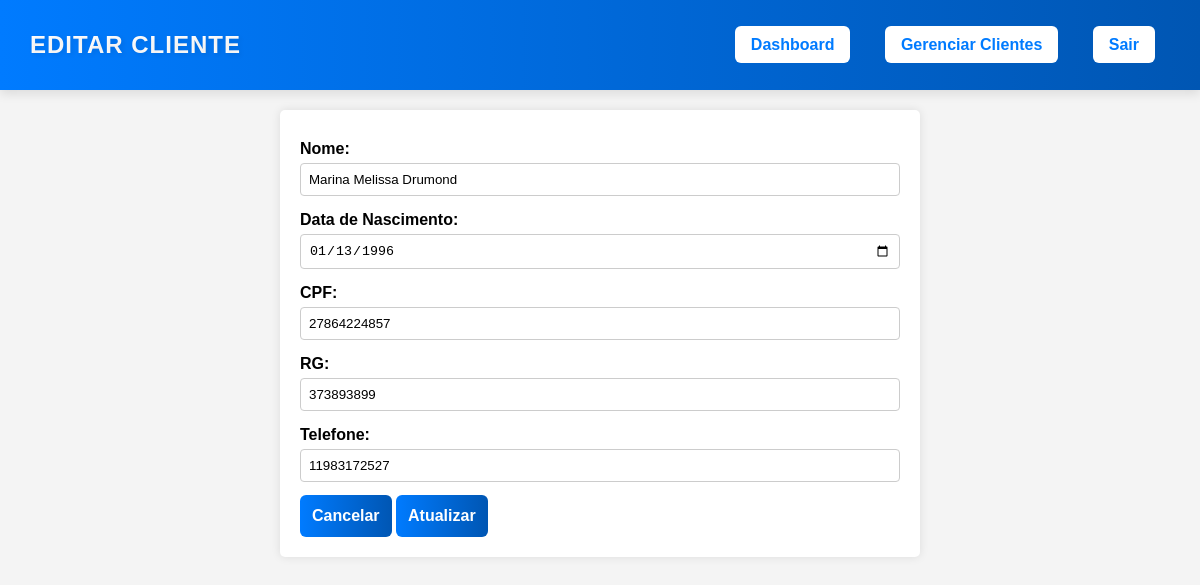
Page /editarClientes.php?id=16 (signed in) on the committed database.
### tables this page shows
CREATE TABLE `clientes` (
  `id` int NOT NULL AUTO_INCREMENT,
  `nome` varchar(100) NOT NULL,
  `data_nascimento` date NOT NULL,
  `cpf` varchar(14) NOT NULL,
  `rg` varchar(20) NOT NULL,
  `telefone` varchar(20) NOT NULL,
  PRIMARY KEY (`id`),
  UNIQUE KEY `cpf` (`cpf`),
  UNIQUE KEY `rg` (`rg`)
);

### app/services/clienteServices.php (called while the page is built, shortened)
<?php
function buscarClientePorId($pdo, $id) {
  $sql = "SELECT id, nome, data_nascimento, cpf, rg, telefone FROM clientes WHERE id = ?";
  $stmt = $pdo->prepare($sql);
  $stmt->execute([$id]);
  return $stmt->fetch(PDO::FETCH_ASSOC);
}
?>

### public/editarClientes.php (the view, shortened to what this page needs)
<?php
require_once __DIR__ . '/../app/config/config.php';
require_once __DIR__ . '/../app/services/clienteServices.php';
$pdo = conectarBanco();
$cliente_id = $_GET['id'];
$cliente = buscarClientePorId($pdo, $cliente_id);
?>
<!DOCTYPE html>
<html lang="pt-BR">
<head>
    <link rel="stylesheet" href="assets/css/editarClientes.css">
</head>
<body>
    <header class="header-clientes">
        <h1>Editar Cliente</h1>
        <nav>
            <a href="dashboard.php" class="btn-editar">Dashboard</a>
            <a href="clientes.php" class="btn-editar">Gerenciar Clientes</a>
            <a href="logout.php" class="btn-editar">Sair</a>
        </nav>
    </header>
    <div class="container">
        <form method="POST">
            <label>Nome:</label>
            <input type="text" name="nome" value="<?= htmlspecialchars($cliente['nome']) ?>" required>
            <label>Data de Nascimento:</label>
            <input type="date" name="data_nascimento" value="<?= htmlspecialchars($cliente['data_nascimento']) ?>" required>
            <label>CPF:</label>
            <input type="text" id="cpf" name="cpf" value="<?= htmlspecialchars($cliente['cpf']) ?>" required>
            <label>RG:</label>
            <input type="text" id="rg" name="rg" value="<?= htmlspecialchars($cliente['rg']) ?>" required>
            <label>Telefone:</label>
            <input type="text" id="telefone" name="telefone" value="<?= htmlspecialchars($cliente['telefone']) ?>" required>
            <div class="botoes">
                <a href="clientes.php" class="btn-cancelar">Cancelar</a>
                <button type="submit" class="btn-atualizar">Atualizar</button>
            </div>
        </form>
    </div>
</body>
</html>

### public/assets/css/editarClientes.css (style rules this page uses)
body { font-family: Arial, sans-serif; background-color: #f4f4f4; margin: 0; padding: 0; }
header { background: #007bff; color: white; padding: 15px; text-align: center; }
nav a { color: white; margin: 0 15px; text-decoration: none; font-weight: bold; }
.header-clientes { background: linear-gradient(90deg, #007bff 0%, #0056b3 100%); color: white; display: flex; justify-content: space-between; align-items: center; padding: 15px 30px; box-shadow: 0px 4px 10px rgba(0, 0, 0, 0.1); }
.header-clientes h1 { font-size: 1.5rem; font-weight: bold; text-transform: uppercase; letter-spacing: 1px; color: white; text-shadow: 2px 2px 5px rgba(0, 0, 0, 0.089); background: linear-gradient(90deg, #ffffff, #ffffff); -webkit-background-clip: text; -webkit-text-fill-color: transparent; animation: fadeIn 1s ease-in-out; }
.btn-editar { background: white; color: #007bff; padding: 10px 16px; font-size: 16px; font-weight: bold; text-decoration: none; border-radius: 6px; transition: all 0.3s ease-in-out; }
.container { width: 50%; margin: auto; background: white; padding: 20px; box-shadow: 0px 0px 10px rgba(0, 0, 0, 0.1); border-radius: 5px; margin-top: 20px; }
.btn-cancelar { display: inline-block; padding: 12px; border: none; background: linear-gradient(90deg, #007bff 0%, #0056b3 100%); color: white; font-size: 16px; font-weight: bold; border-radius: 6px; cursor: pointer; transition: all 0.3s ease-in-out; text-align: center; text-decoration: none; margin-top: 0.5rem; }
.btn-atualizar { display: inline-block; padding: 12px; border: none; background: linear-gradient(90deg, #007bff 0%, #0056b3 100%); color: white; font-size: 16px; font-weight: bold; border-radius: 6px; cursor: pointer; transition: all 0.3s ease-in-out; text-align: center; text-decoration: none; margin-top: 0.5rem; }
form { display: flex; flex-direction: column; }
form label { font-weight: bold; margin-top: 10px; }
form input { padding: 8px; margin: 5px 0; border: 1px solid #ccc; border-radius: 4px; }
button { margin-top: 15px; padding: 10px; border: none; background-color: #007bff; color: white; font-size: 16px; border-radius: 5px; cursor: pointer; }

### rows in the picture
clientes: nome "Marina Melissa Drumond", data_nascimento "01/13/1996", cpf "27864224857", rg "373893899", telefone "11983172527"
